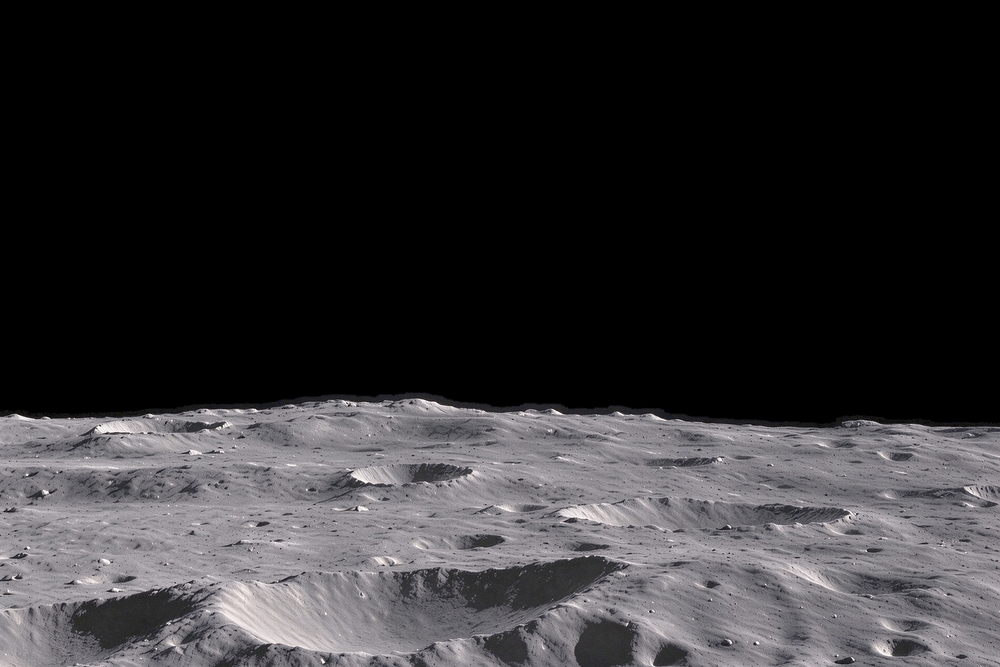
#> input picture 素材/moon_base_无影.png, 1000 x 667 px, shrunk from 1920 x 1280 before the run, found by its file name
$ python shadow_metrics.py
#> lines starting #> are read from the running program, lines starting #| are printed output that depends on the picture; after the words box and inside, x2 and y2 are one past the last pixel; in counts of white or black regions, pixels touching at a corner belong together
"""shadow_metrics.py —— 更严谨地量"影子多少"

指标说明：
  ① 只统计地形（地平线以下）
  ② 阴影占比：亮度 < 局部中位数 45% 的像素比例（这才是"被影子盖住多少"）
  ③ 对比度：p90 / p10（去掉极端值，不被个别像素带偏）
  ④ 中位亮度：整体亮不亮
"""
import numpy as np
from PIL import Image

BASES = [
    ("无影", r"E:\DeskTop\地球\素材\moon_base_无影.png"),
    ("中影", r"E:\DeskTop\地球\素材\moon_base_中影.png"),
    ("长影", r"E:\DeskTop\地球\素材\moon_base_长影.png"),
]

print("%-6s %-10s %-12s %-10s %-10s" % ("底图", "中位亮度", "阴影占比", "p90/p10", "p10"))
for name, p in BASES:
    A = np.asarray(Image.open(p).convert("L")).astype(np.float32)
    H, W = A.shape
#> H = 667; W = 1000
    # 地形=地平线以下
    hor = np.full(W, H, dtype=np.int32)
#> hor = 1000 values from 667 to 667
    for x in range(W):
        idx = np.where(A[:, x] > 12)[0]
        hor[x] = int(idx[0]) if len(idx) else H
#> after the loop, hor = 1000 values, max 424 at index 817, min 392 at index 406, mean 409.5
    k = 21
    pad = np.pad(hor, (k // 2, k // 2), mode="edge")
#> pad = 1020 values, max 424 at index 827, min 392 at index 416, mean 409.6
    hor = np.array([pad[i:i + k].min() for i in range(W)], dtype=np.int32)
#> hor = 1000 values, max 422 at index 806, min 392 at index 396, mean 408.3
    yy = np.arange(H)[:, None]
#> yy = 667 values from 0 to 666
    m = (yy > hor[None, :] + 25)          # 离地平线远一点，避开边缘
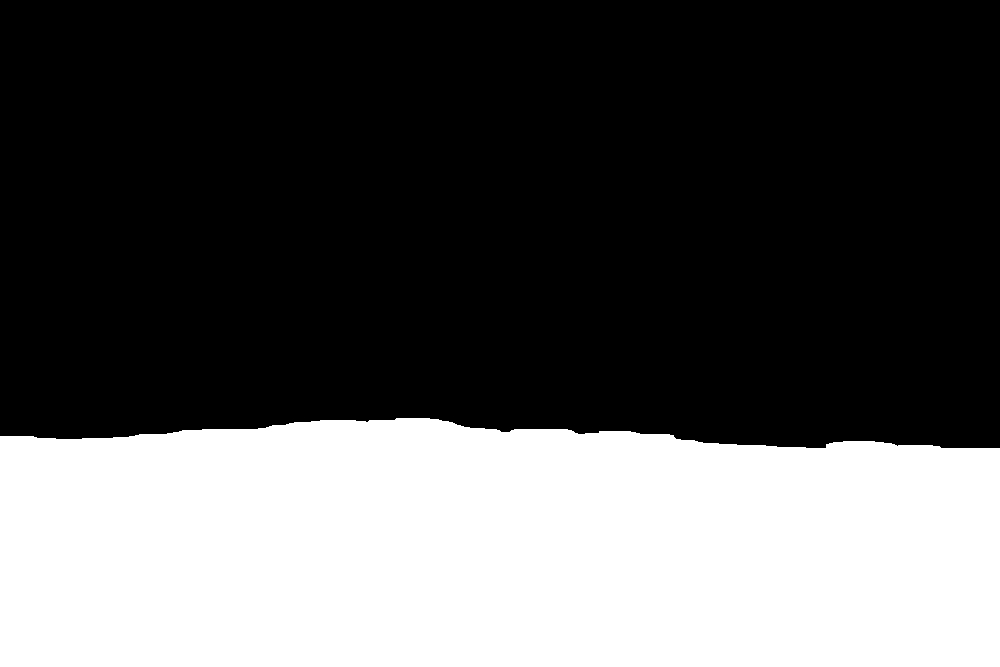
#> m: shape (667, 1000) bool; 34.9% white; 1 white region, box (x1, y1, x2, y2) and area: (0, 418, 1000, 667) 232715
    terr = A[m]
    terr = terr[terr > 3]
    med = np.median(terr)
#> med = 134
    p10, p90 = np.percentile(terr, [10, 90])
#> p10 = 70; p90 = 165
    shadow = float((terr < med * 0.45).mean() * 100)
#> shadow = 8.42
    print("%-6s %-10.0f %-11.1f%% %-10.2f %-10.0f"
          % (name, med, shadow, p90 / max(p10, 1e-6), p10))
#| 无影     134        8.4        % 2.36       70
#> pass 2 of the loop `for name, p in BASES:`:
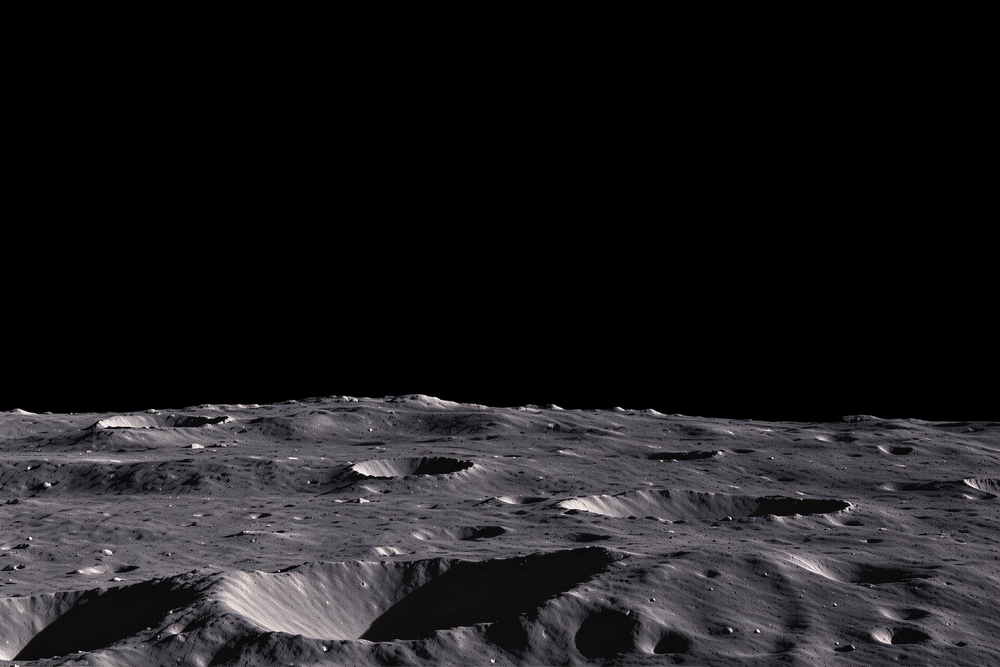
#> input picture 素材/moon_base_中影.png, 1000 x 667 px, shrunk from 1920 x 1280 before the run, found by its file name
#> after the loop `for x in range(W):`: hor = 1000 values, max 423 at index 817, min 394 at index 406, mean 409.9
#> pad = 1020 values, max 423 at index 827, min 394 at index 416, mean 410
#> `hor = np.array([pad[i:i + k].min() for i in range(W)], dtype=np.int32)`: hor = 1000 values, max 422 at index 806, min 394 at index 396, mean 408.7
#> `m = (yy > hor[None, :] + 25)`:
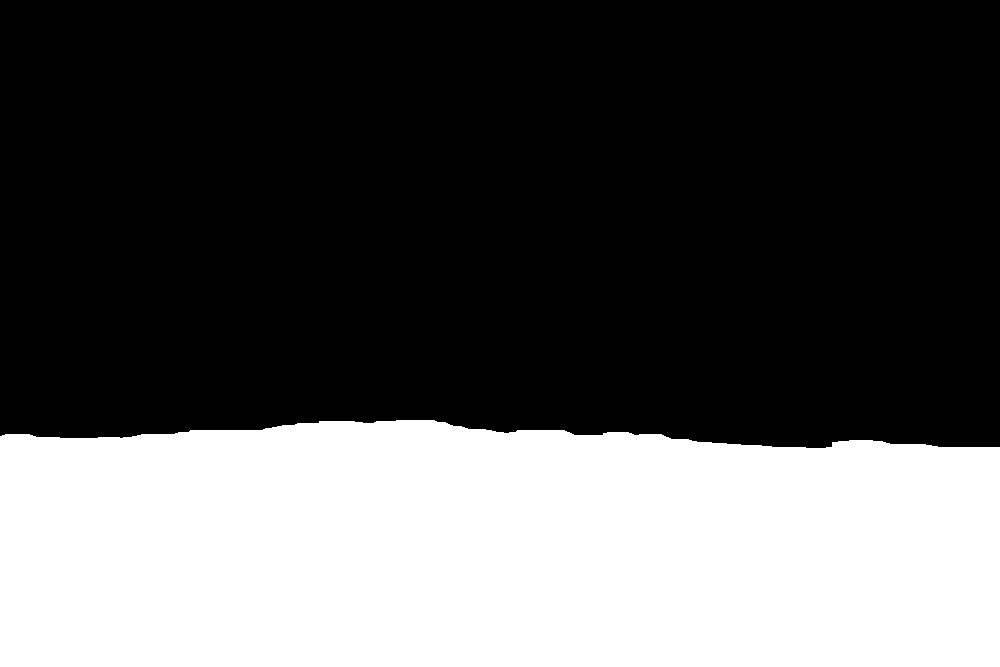
#> m: shape (667, 1000) bool; 34.8% white; 1 white region, box (x1, y1, x2, y2) and area: (0, 420, 1000, 667) 232268
#> med = 74
#> p10 = 14; p90 = 113
#> shadow = 18.39
#| 中影     74         18.4       % 8.07       14
#> pass 3 of the loop `for name, p in BASES:`:
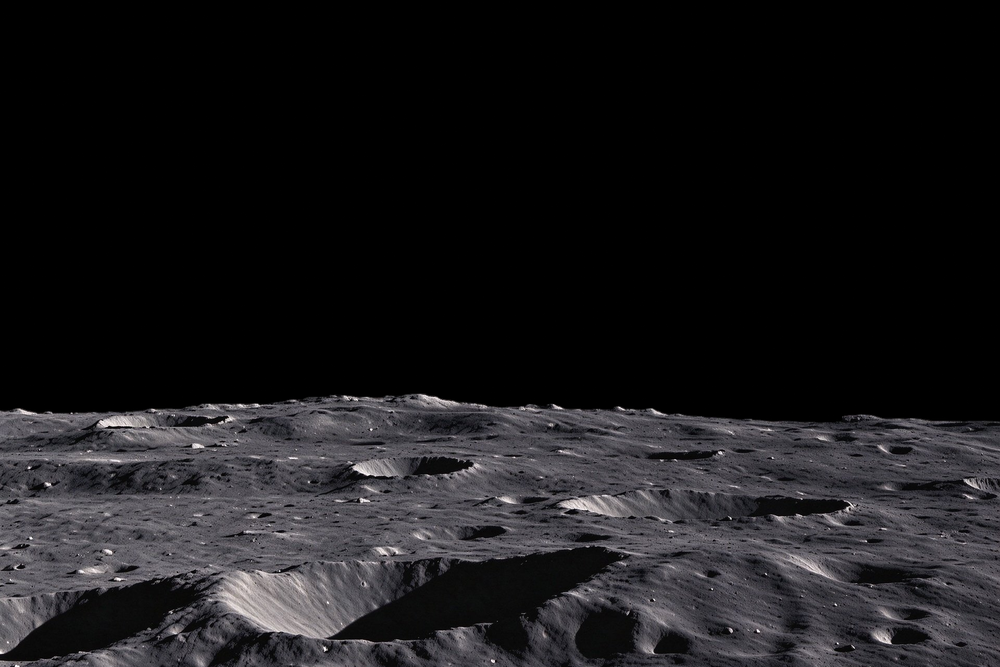
#> input picture 素材/moon_base_长影.png, 1000 x 667 px, shrunk from 1920 x 1280 before the run, found by its file name
#> after the loop `for x in range(W):`: hor = 1000 values, max 423 at index 821, min 393 at index 412, mean 409.4
#> pad = 1020 values, max 423 at index 831, min 393 at index 422, mean 409.5
#> `hor = np.array([pad[i:i + k].min() for i in range(W)], dtype=np.int32)`: hor = 1000 values, max 422 at index 809, min 393 at index 402, mean 408.3
#> `m = (yy > hor[None, :] + 25)`:
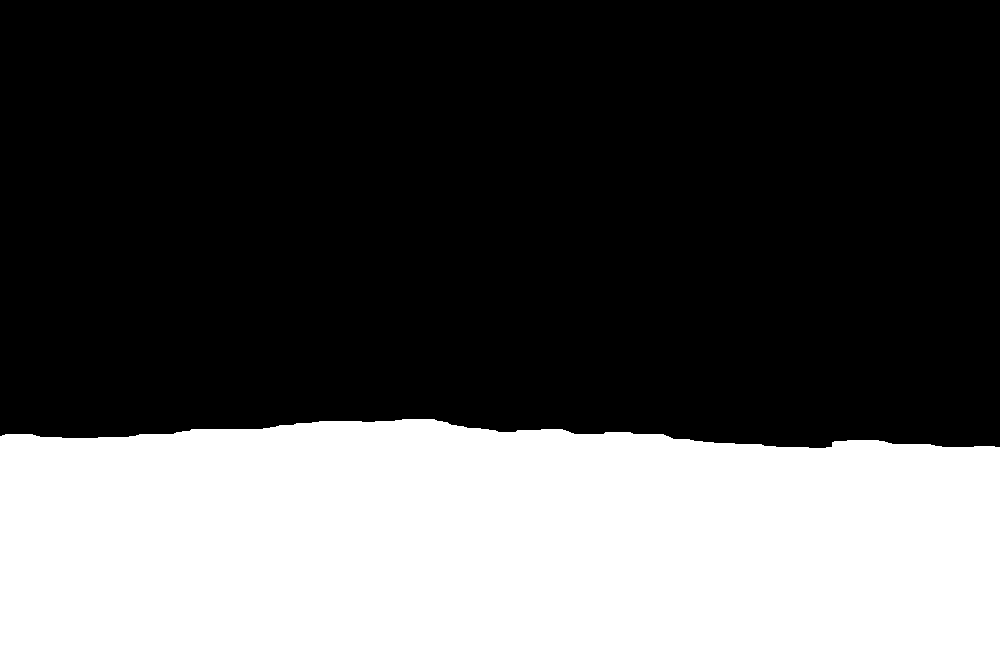
#> m: shape (667, 1000) bool; 34.9% white; 1 white region, box (x1, y1, x2, y2) and area: (0, 419, 1000, 667) 232665
#> med = 70
#> p10 = 11; p90 = 109
#> shadow = 19.21
#| 长影     70         19.2       % 9.91       11

print()
print("说明：'阴影占比' 才是肉眼说的'影子多不多'；p95/p5 会被亮面面积带偏。")
